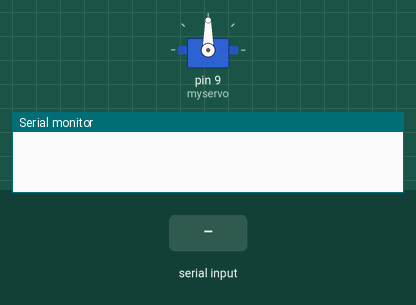
Simulated run of this sketch. Board: Arduino Uno, built with avr-gcc and run on an emulated ATmega328P. On the bench: servo, the last lines printed to the serial monitor. The inputs (shaded band) are chosen by the test bench.

Above: at 1.2 s.
1.3 s: "30,150\n" received over Serial
At 2.2 s:
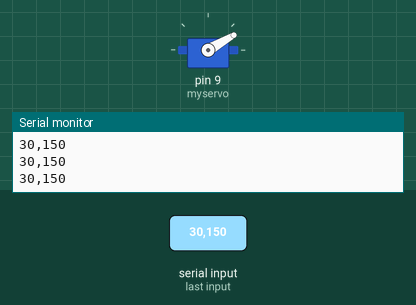
2.8 s: "5\n" received over Serial
At 3.6 s:
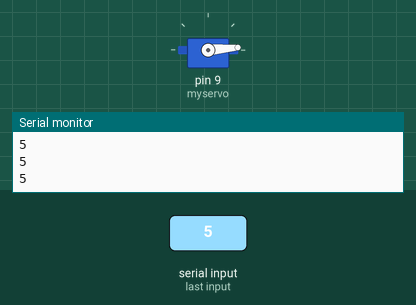
4.3 s: "200\n" received over Serial
At 5.1 s:
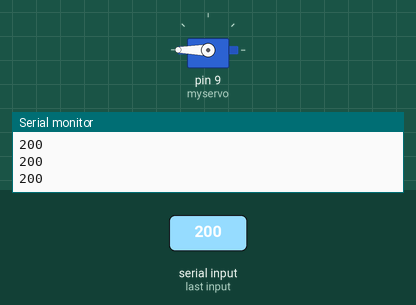
5.8 s: "90,45\n" received over Serial
At 6.6 s:
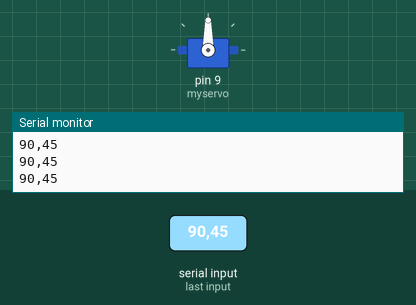
Timing chart, 0 to 8.3 s (numbered marks = the images above; inputs shaded):
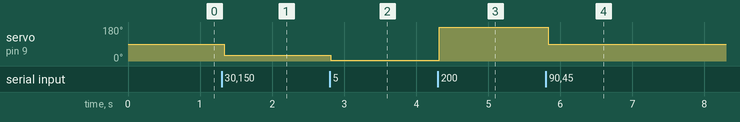

The sketch:

Knob_Serial.ino
```cpp
#include <Servo.h>

int posicion = 0;

Servo myservo;  // create servo object to control a servo
// twelve servo objects can be created on most boards

int pos = 0;    // variable to store the servo position

void setup() {
  Serial.begin(9600);
  myservo.attach(9);  // attaches the servo on pin 9 to the servo object
}

void loop() {

  if (Serial.available() > 0) {
    String grados = "";
    do {
      grados = grados + (char)Serial.read();
      Serial.println(grados);
      delay(5);
    }
    while (Serial.available() > 0);
    Serial.println(grados);
      posicion = grados.toInt();
      myservo.write(posicion);
  }
}
```

Measured:
- after the input at 1.3 s, servo on pin 9 (myservo): 90° → 30° at once
- after the input at 2.8 s, servo on pin 9 (myservo): 30° → 5° at once
- after the input at 4.3 s, servo on pin 9 (myservo): 5° → 180° at once
- after the input at 5.8 s, servo on pin 9 (myservo): 180° → 90° at once
